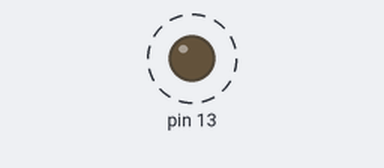
Bench run of a sketch on a simulated Arduino Uno, built with avr-gcc and run on an emulated ATmega328P. On the bench: output pins drawn as LEDs (lit = HIGH). Dashed ring = blinking.

Above: at 0.2 s.
Timing chart, 0 to 3.0 s (numbered marks = the images above):
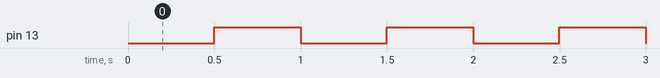

Measured:
- by itself, pin 13: alternates HIGH for 0.50 s and LOW for 0.50 s

The sketch:

code.ino
```cpp
/*
 * Program Name: Timed LED Blinker using Interrupts
 * Description: This program demonstrates the usage of Timers Overflow Interrupts to toggle the state of an LED every 0.5 seconds.
 *              It configures a Timer with a prescaler of 64.
 *              The counting frequency of Timer2 = 16,000,000 / 64 = 250,000 [Hz].
 *              Timer2 is 8-bit, so it can store values between 0-255.
 *              The timer is expected to be "re-filled" at 250,000 / 256 = ~976 times per second.
 *              The LED is toggled every half a second (~0.5 seconds).
 */

#define ZERO 0
#define VAL 488

// Global variable to keep track of the number of timer overflows
volatile unsigned int timerCount = ZERO;

void setup()
{
  // Set pin 13 (PB5) as an output
  DDRB |= (1 << DDB5);

  // Disable interrupts
  cli();

  // Clear Timer2 control registers
  TCCR2A = ZERO;
  TCCR2B = ZERO;

  // Set Timer2 counter value to 0
  TCNT2 = ZERO;

  // Set Timer2 prescaler to 64
  TCCR2B |= (1 << CS22);

  // Enable Timer2 overflow interrupt
  TIMSK2 |= (1 << TOIE2);

  // Enable interrupts
  sei();
}

// Interrupt Service Routine (ISR) for Timer2 overflow interrupt
ISR(TIMER2_OVF_vect)
{
  // Increment the timerCount variable
  ++timerCount;

  // Toggle every half a second (~0.5 seconds)
  if (timerCount >= VAL)
  {
    PORTB ^= (1 << PORTB5);
    // Reset the timerCount variable
    timerCount = ZERO;
  }
}

void loop()
{
  // Nothing to do here since all timing and pin toggling is handled by the Timer2 overflow interrupt
}
```
